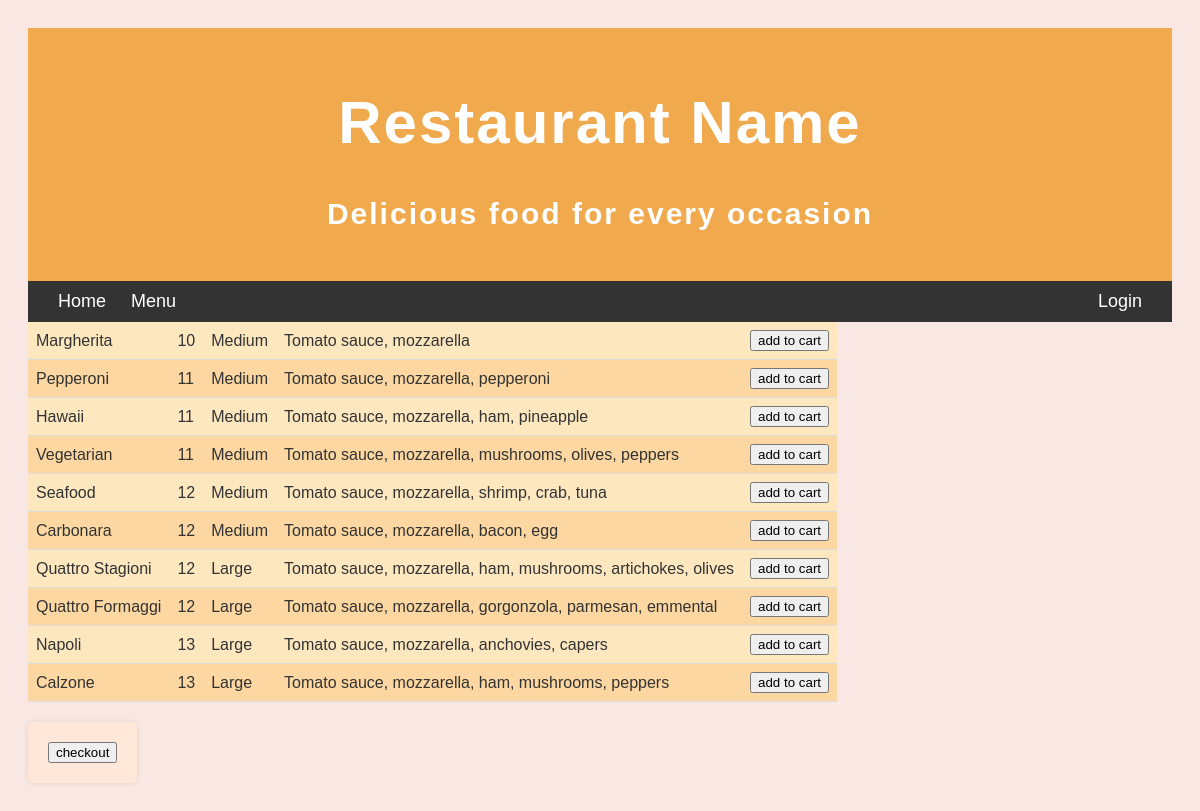
The page /menu on the database its author committed.
### pizzaria/models.py (models this page shows, shortened)
class Pizza(db.Model):
    id_ = db.Column('id', db.Integer, primary_key=True)
    name = db.Column(db.String(50))
    price = db.Column(db.Integer)
    size = db.Column(db.String(50))
    toppings = db.Column(db.Text)

### pizzaria/routes.py (the view)
@app.route('/menu')
def menu():
    pizzas = Pizza.query.all()
    for pizza in pizzas:
        print(pizza.id_)
    return render_template("menu.html", title='Menu', pizzas=pizzas)

### pizzaria/templates/menu.html
{% extends 'base.html' %}
{% block content %}
<table id="myTable">
  {% for pizza in pizzas %}
  <tr>
    <td>{{pizza.name}}</td>
    <td>{{pizza.price}}</td>
    <td>{{pizza.size}}</td>
    <td>{{pizza.toppings}}</td>
    <td><button onclick="getTableRowData({{pizza.id_ - 1}})">add to cart</button></td>
  </tr>
  {% endfor %}
</table>
<form method="post" action="/checkout">
  <button>checkout</button>
</form>
{% endblock %}

### pizzaria/templates/base.html (shortened to what this page needs)
<!DOCTYPE html>
<html lang="en">
<head>
    <link rel="stylesheet" href="{{ url_for('static', filename='css/style.css') }}">
</head>
<body>
    <header>
        <h1>Restaurant Name</h1>
        <p>Delicious food for every occasion</p>
    </header>
    <nav>
        <div>
            <a href="{{ url_for('home') }}">Home</a>
            <a href="{{ url_for('menu') }}">Menu</a>
        </div>
        {% if 'user' in session %}
        <div>
            <a href="{{ url_for('admin') }}">Admin</a>
            <a href="{{ url_for('received') }}">Orders</a>
            <a href="{{ url_for('logout') }}">Logout</a>
        </div>
        {% else %}
        <div>
            <a href="{{ url_for('login') }}">Login</a>
        </div>
        {% endif %}
    </nav>
    <main>
    {% block content %}{% endblock %}
    </main>
</body>
</html>

### pizzaria/static/css/style.css (style rules this page uses)
header { background-color: #F1A94E; color: #fff; padding: 20px; text-align: center; font-size: 30px; font-weight: bold; letter-spacing: 2px; }
nav { background-color: #333; color: #fff; display: flex; justify-content: space-between; align-items: center; padding: 10px 20px; font-size: 18px; }
nav a { color: #fff; text-decoration: none; margin: 0 10px; }
table { display: inline-block; vertical-align: top; border-collapse: collapse; width: 100%; margin-bottom: 20px; }
th, td { padding: 8px; text-align: left; border-bottom: 1px solid #ddd; }
td { font-size: 16px; color: #333; }
tr:nth-child(even) { background-color: #FCD7A1; }
tr:nth-child(odd) { background-color: #FDE7BF; }
body { font-family: Arial, sans-serif; background-color: #f8e7e2; padding: 20px; }
h1 { text-align: center; }
form { display: inline-block; vertical-align: top; max-width: 300px; margin: 0; background-color: #ffe7d9; padding: 20px; border-radius: 5px; box-shadow: 0px 0px 5px rgba(0,0,0,0.1); }

### rows shown on the page
Pizza: name "Margherita", price "10", size "Medium", toppings "Tomato sauce, mozzarella"
Pizza: name "Pepperoni", price "11", size "Medium", toppings "Tomato sauce, mozzarella, pepperoni"
Pizza: name "Hawaii", price "11", size "Medium", toppings "Tomato sauce, mozzarella, ham, pineapple"
Pizza: name "Vegetarian", price "11", size "Medium", toppings "Tomato sauce, mozzarella, mushrooms, olives, peppers"
Pizza: name "Seafood", price "12", size "Medium", toppings "Tomato sauce, mozzarella, shrimp, crab, tuna"
Pizza: name "Carbonara", price "12", size "Medium", toppings "Tomato sauce, mozzarella, bacon, egg"
Pizza: name "Quattro Stagioni", price "12", size "Large", toppings "Tomato sauce, mozzarella, ham, mushrooms, artichokes, olives"
Pizza: name "Quattro Formaggi", price "12", size "Large", toppings "Tomato sauce, mozzarella, gorgonzola, parmesan, emmental"
Pizza: name "Napoli", price "13", size "Large", toppings "Tomato sauce, mozzarella, anchovies, capers"
Pizza: name "Calzone", price "13", size "Large", toppings "Tomato sauce, mozzarella, ham, mushrooms, peppers"
